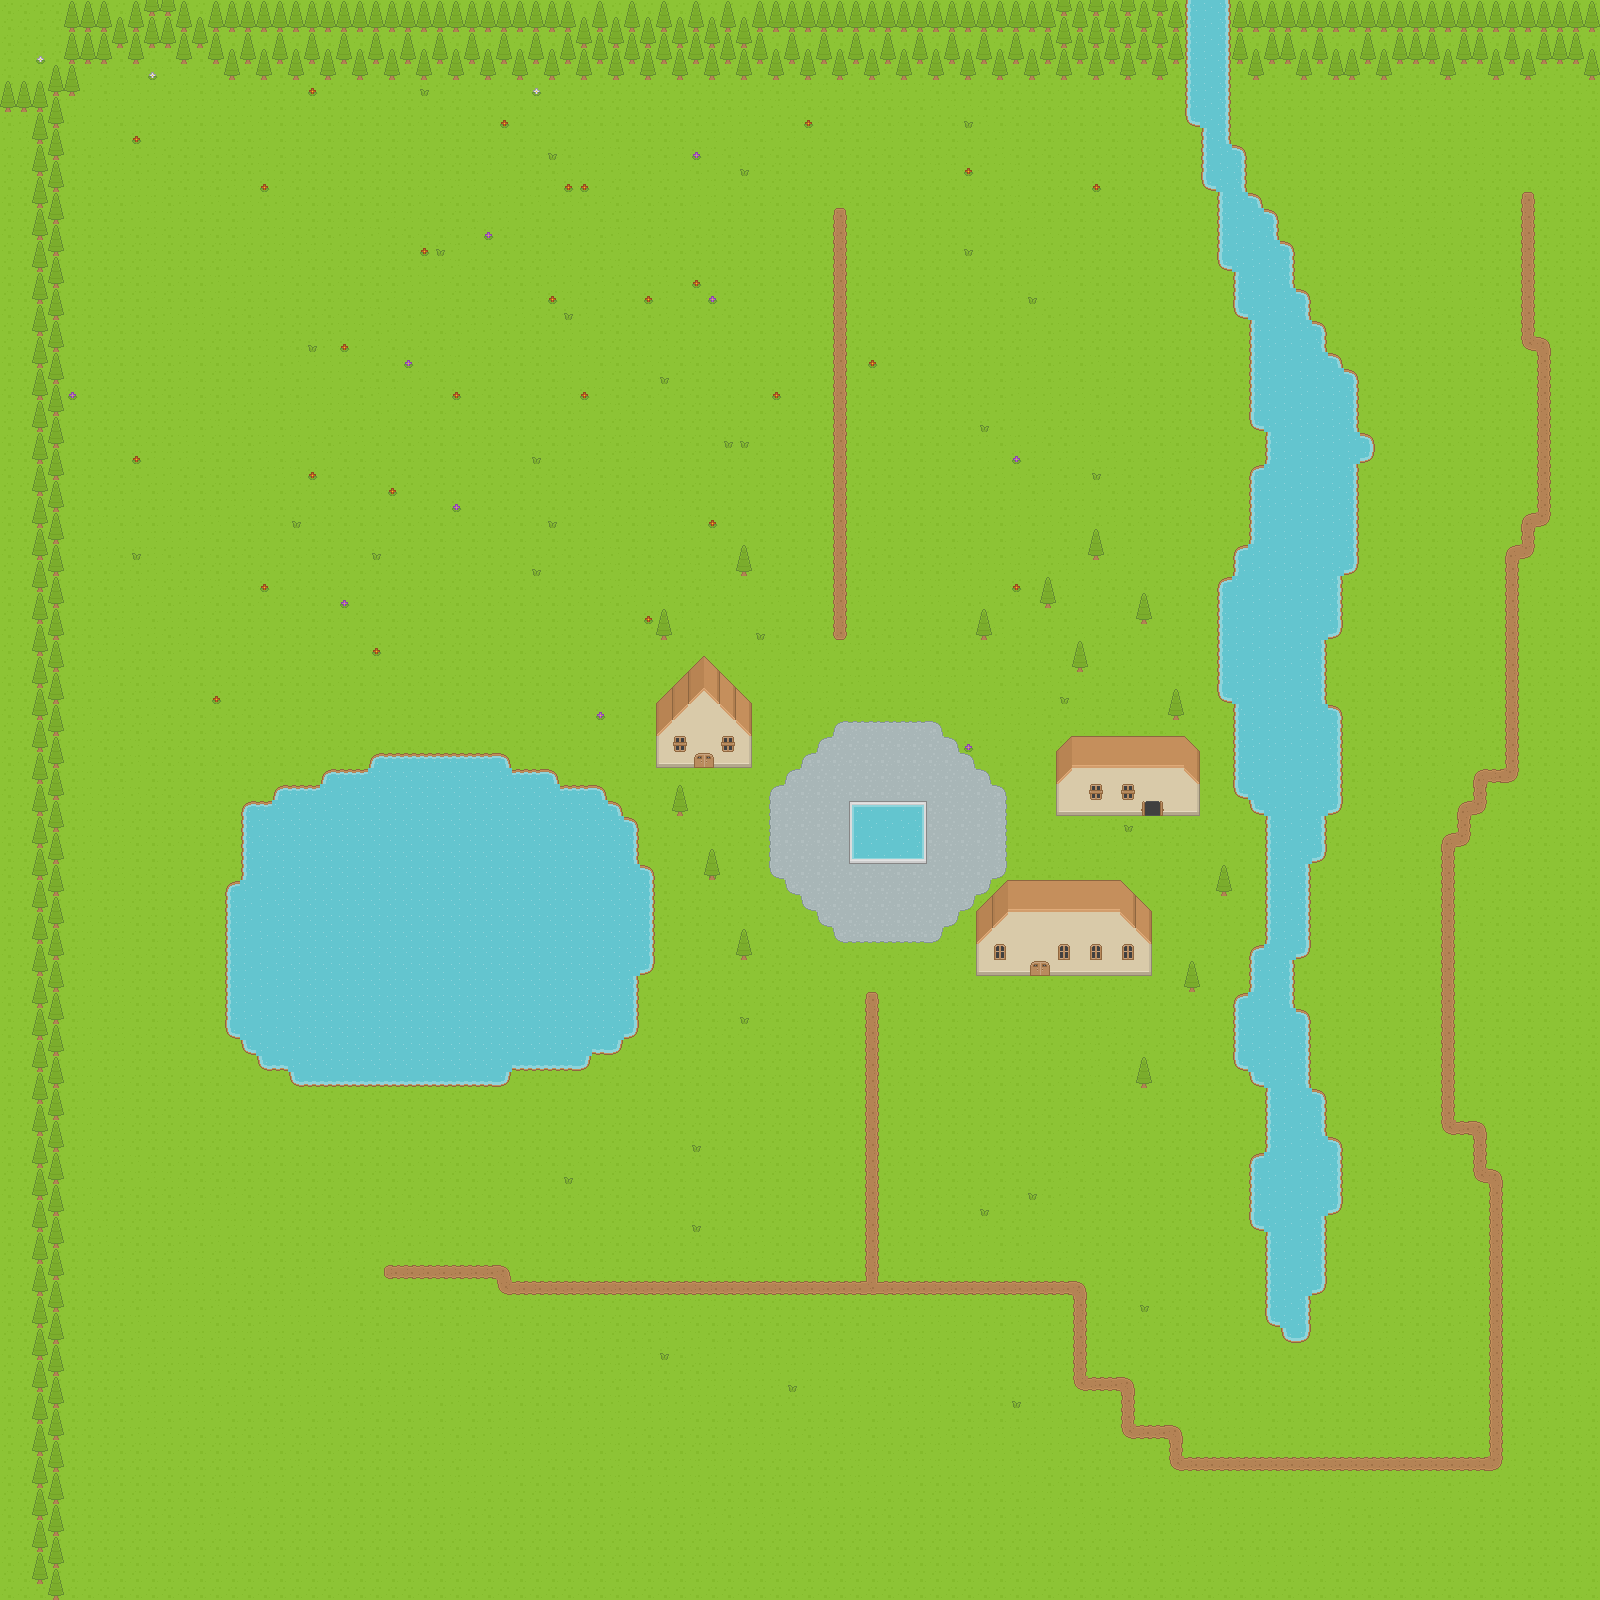

This game map was drawn from its Tiled (.tmx) file and the tilesets committed beside it. A one-line description and the trimmed map source follow:
An orthogonal 100x100 tile map with 16x16 px tiles, 4 tile layers (Grass and Water, Things on Grass, Objects, OK).

<map version="1.0" orientation="orthogonal" renderorder="right-down" width="100" height="100" tilewidth="16" tileheight="16" nextobjectid="1">
 <tileset firstgid="1" name="roguelikeSheet_transparent" tilewidth="16" tileheight="16" spacing="1" tilecount="1767" columns="57">
  <image source="../Spritesheet/roguelikeSheet_transparent.png" width="968" height="526" />
 </tileset>
 <layer name="Grass and Water" width="100" height="100">
  <data>[10000 cells, 10000 non-empty, 12 distinct tile ids]</data>
 </layer>
 <layer name="Things on Grass" width="100" height="100">
  <data>[10000 cells, 1847 non-empty, 25 distinct tile ids]</data>
 </layer>
 <layer name="Objects" width="100" height="100">
  <data>[10000 cells, 701 non-empty, 17 distinct tile ids]</data>
 </layer>
 <layer name="OK" width="100" height="100">
  <data>[10000 cells, 92 non-empty, 15 distinct tile ids]</data>
 </layer>
</map>
